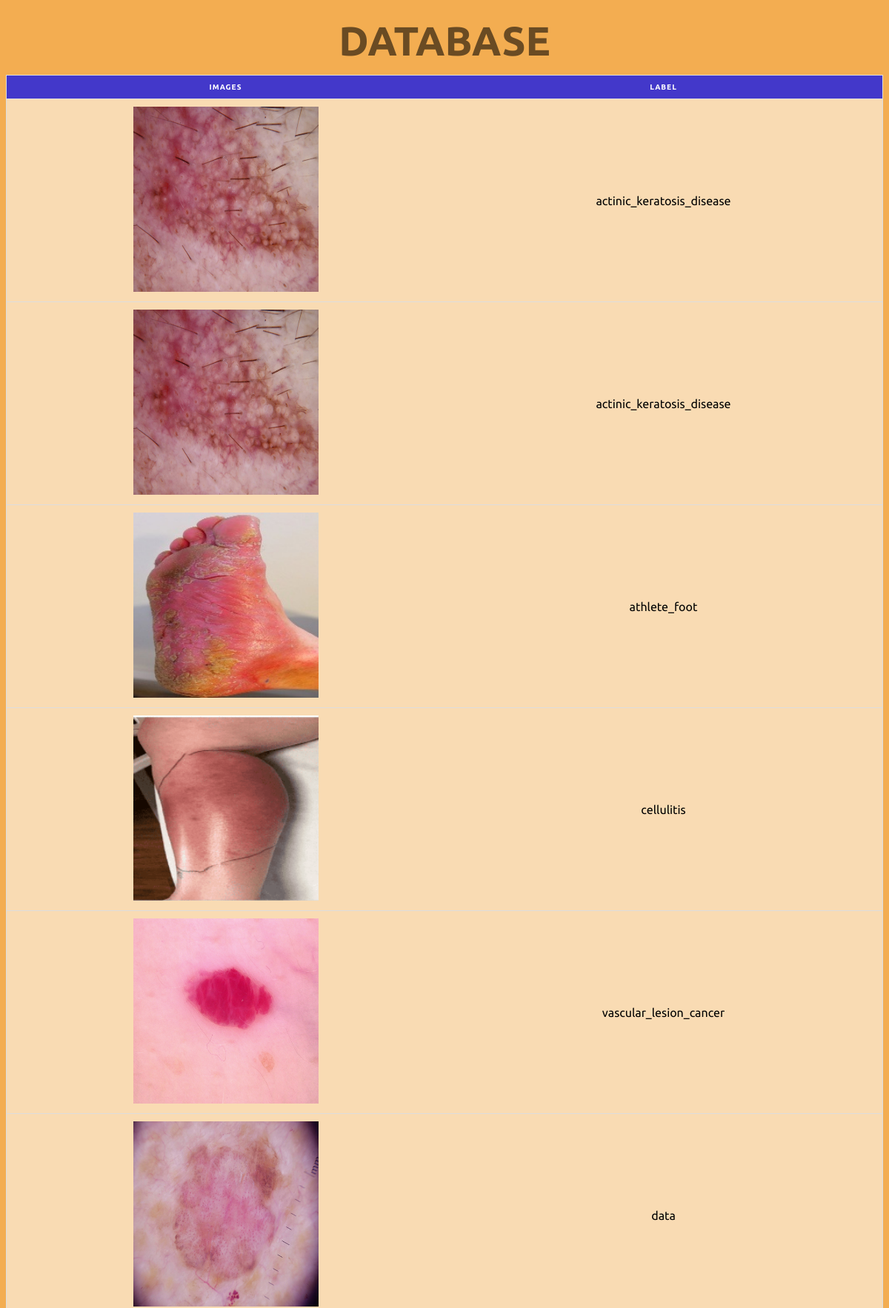
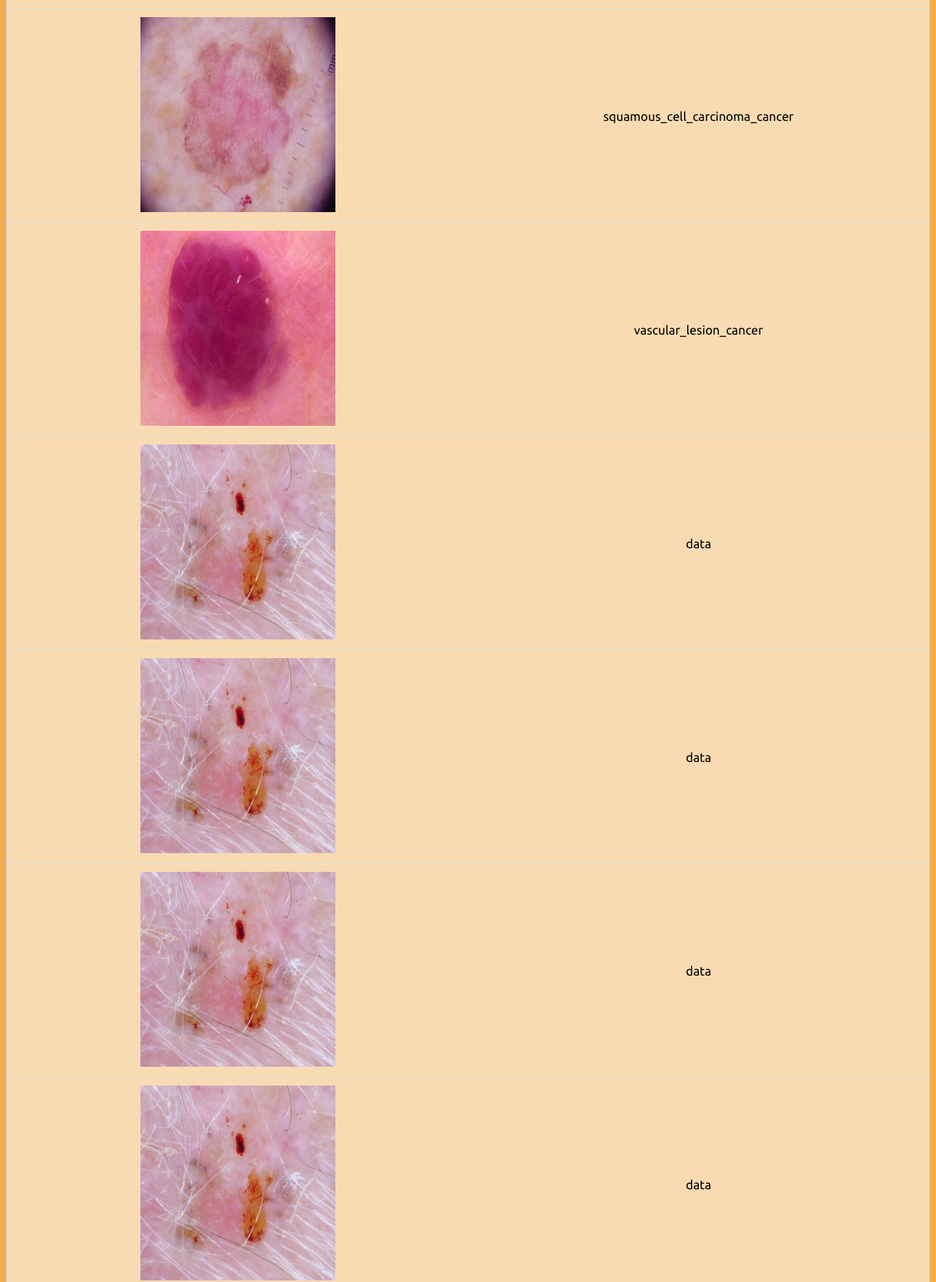
The app's page /Database/ (upper part) with its own data (2 pictures, top to bottom).
### App/models.py (models this page shows, shortened)
class UserImageModel(models.Model):
    image = models.ImageField(upload_to = 'images/',blank=True)
    label = models.CharField(max_length=20,default='data')

### App/views.py (the view)
# urls.py: path('Database/',views.Database,name='Database'),
def Database(request):
     models = UserImageModel.objects.all()
     return render(request, 'App/Database.html', {'models': models})

### App/templates/app/Database.html (shortened to what this page needs)
<!DOCTYPE html>
<html lang="en">
<head>
</head>
<body>
    <table>
        <caption>DATABASE</caption>
        <thead>
          <tr class="thead">
            <th scope="col">IMAGES</th>
            <th scope="col">LABEL</th>
          </tr>
        </thead>
        <tbody>
          {% for model in models %}
          <tr>
            <td data-label="name"><img class="h-auto max-w-full rounded-lg" src="{{ model.image.url }}" alt="Image" width="250" height="250"></td>
            <td>{{model.label}}</td>
          </tr>
          {% endfor %}
        </tbody>
      </table>
</body>
</html>

### App/templates/app/Database.html (style rules this page uses)
* { font-family: 'Ubuntu', sans-serif; }
body { height:98vh; background-color: #f3ad51; font-family: 'Ubuntu', sans-serif; background-position:center center; }
table { border-collapse: collapse; margin: 0 auto; padding: 0; width: 100%; table-layout: fixed; }
table caption { font-family: 'Ubuntu', sans-serif; font-size: 55px; font-weight:700; color:#00000090; padding: 15px; }
table tr { background-color: #ffffff90; border: 1px solid #ddd; padding: 10px; }
.thead { background-color: rgb(67 56 202); color:#fff; }
table th, table td { padding: 10px; text-align: center; }
table th { font-size: 10px; letter-spacing: .1em; text-transform: capitalize; }

### records on screen
UserImageModel: image (picture), label "actinic_keratosis_disease"
UserImageModel: image (picture), label "actinic_keratosis_disease"
UserImageModel: image (picture), label "athlete_foot"
UserImageModel: image (picture), label "cellulitis"
UserImageModel: image (picture), label "vascular_lesion_cancer"
UserImageModel: image (picture), label "data"
UserImageModel: image (picture), label "squamous_cell_carcinoma_cancer"
UserImageModel: image (picture), label "vascular_lesion_cancer"
UserImageModel: image (picture), label "data"
UserImageModel: image (picture), label "data"
UserImageModel: image (picture), label "data"
UserImageModel: image (picture), label "data"
